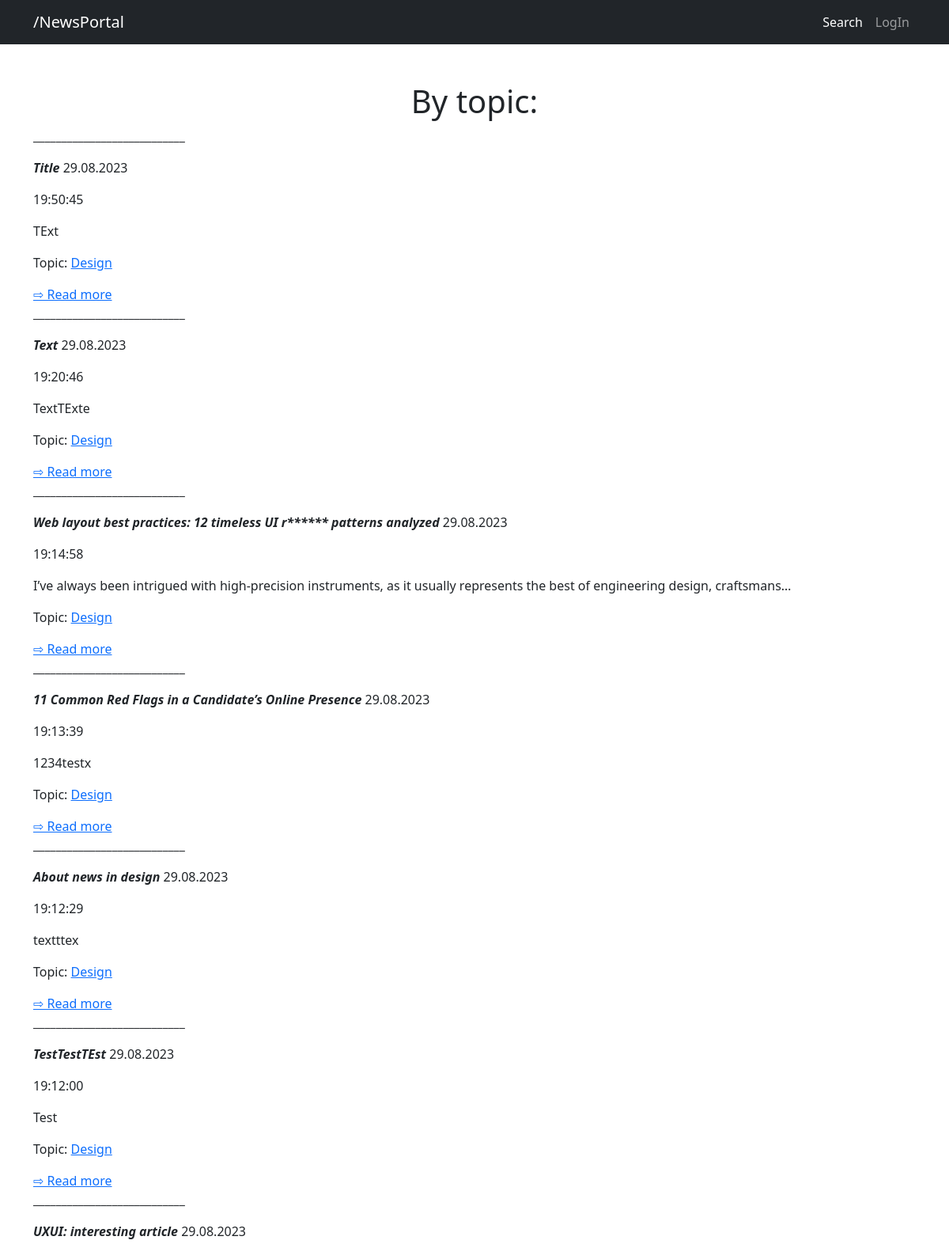
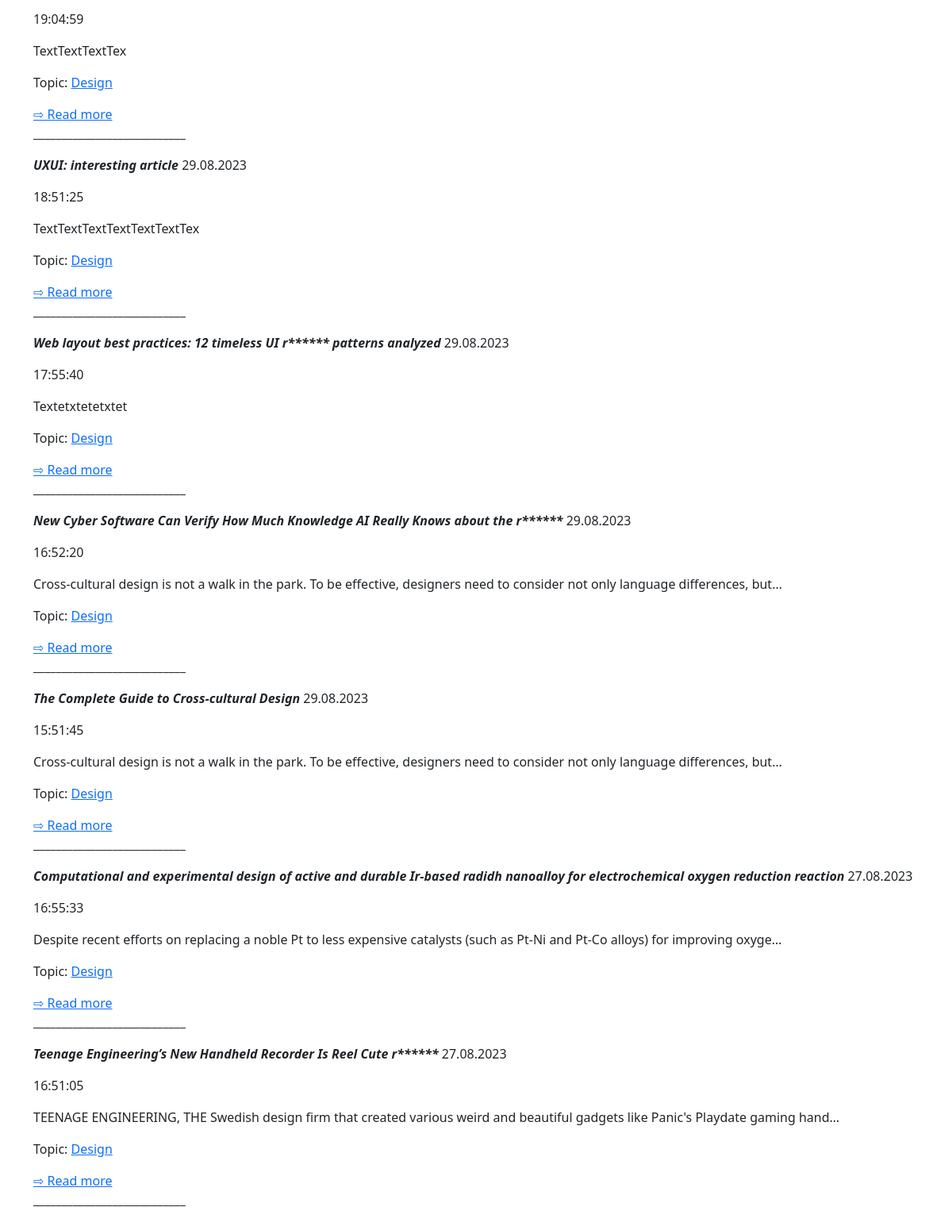
The app's page /news/topics/3 (signed in) with its own data (2 pictures, top to bottom).
### news/models.py (models this page shows, shortened)
class Post(models.Model):
    authorPost = models.ForeignKey(Author, on_delete=models.CASCADE)
    ARTICLE='AT'
    NEWS='NW'
    CATEGORY_CHOICES = (
        (NEWS,'Новость'),
        (ARTICLE,'Статья')
    )
    categoryType = models.CharField(max_length=2, choices=CATEGORY_CHOICES, default=NEWS)
    dateCreation = models.DateTimeField(auto_now_add=True)
    postTopic = models.ForeignKey(Topics, on_delete=models.CASCADE, null=True)
    title = models.CharField(max_length=255)
    text = models.TextField()
    ratingPost = models. IntegerField(default=0)
    slug = models.SlugField(max_length=128, unique=True, db_index=True, verbose_name="ID")
    def get_absolute_url(self):
        return reverse('detail', kwargs={'slug': self.slug})

class Topics(models.Model):
    name = models.CharField(max_length=128, unique=True)
    subs = models.ManyToManyField(User, related_name='subscriptions')

### news/views.py (the view)
# urls.py: path('topics/<int:pk>', TopicsListView.as_view(), name='topics'),
class TopicsListView(ListView):
    template_name = 'topics_list.html'
    model = Post
    context_object_name = 'Topicslist'
    def get_queryset(self):
        self.postTopic = get_object_or_404(Topics, id=self.kwargs['pk'])
        queryset = Post.objects.filter(postTopic=self.postTopic).order_by('-dateCreation')
        return queryset
    def get_context_data(self, **kwargs):
        context = super().get_context_data(**kwargs)
        context['is_not_subscriber'] = self.request.user not in self.postTopic.subs.all()
        context['postTopic'] = self.postTopic
        return context

### news/templatetags/filter.py (called while the page is built)
@register.filter()
def censor(value):
    for i in value.split():
        if i == 'radish':
            value = value.replace(i[1:6], "*" * len(i))
    return value

### news/templates/topics_list.html (shortened to what this page needs)
<!DOCTYPE html>
<html lang="en">
    <head>
        {%  load static %}
        {%  load filter %}
        <link href="{% static 'css/styles.css' %}" rel="stylesheet" />
    </head>
    <body>
        <nav class="navbar navbar-expand-lg navbar-dark bg-dark">
            <div class="container">
                <a class="navbar-brand" href="{% url 'Default' %}">/NewsPortal</a>
                <div class="collapse navbar-collapse" id="navbarSupportedContent">
                    <ul class="navbar-nav ms-auto mb-2 mb-lg-0">
                        <li class="nav-item"><a class="nav-link active" aria-current="page" href="{% url 'search_all_posts' %}">Search</a></li>
                        <li class="nav-item"><a class="nav-link" href='#'>LogIn</a></li>
                    </ul>
                </div>
            </div>
        </nav>
        <div class="container">
            <div>
                <div class="text-center mt-5">
                    <h1>By topic: {{ Topicslist.postTopic.name }}</h1>
                </div>
                {% for n in Topicslist %}
                <p>___________________________</p>
                <p><i><b>{{ n.title|censor }}</b></i> {{ n.dateCreation|date:"d.m.Y" }}</p>
                <p>{{ n.dateCreation|date:"H:i:s" }}</p>
                <p>{{ n.text|truncatechars:128|censor }}</p>
                <p>Topic: <a href="{% url 'topics' n.postTopic.id %}">{{ n.postTopic.name }}</a></p>
                <a href="{{ n.get_absolute_url }}">⇨ Read more</a>
                {% endfor %}
                <p>___________________________</p>
            </div>
        </div>
    </body>
</html>

### records on screen
Post: title|censor "Title", dateCreation "29.08.2023", dateCreation "19:50:45", text|censor "TExt", postTopic.name "Design"
Post: title|censor "Text", dateCreation "29.08.2023", dateCreation "19:20:46", text|censor "TextTExte", postTopic.name "Design"
Post: title|censor "Web layout best practices: 12 timeless UI r****** patterns analyzed", dateCreation "29.08.2023", dateCreation "19:14:58", text|censor "I’ve always been intrigued with high-precision instruments, as it usually represents the best of engineering design, craftsmans…", postTopic.name "Design"
Post: title|censor "11 Common Red Flags in a Candidate’s Online Presence", dateCreation "29.08.2023", dateCreation "19:13:39", text|censor "1234testx", postTopic.name "Design"
Post: title|censor "About news in design", dateCreation "29.08.2023", dateCreation "19:12:29", text|censor "textttex", postTopic.name "Design"
Post: title|censor "TestTestTEst", dateCreation "29.08.2023", dateCreation "19:12:00", text|censor "Test", postTopic.name "Design"
Post: title|censor "UXUI: interesting article", dateCreation "29.08.2023", dateCreation "19:04:59", text|censor "TextTextTextTex", postTopic.name "Design"
Post: title|censor "UXUI: interesting article", dateCreation "29.08.2023", dateCreation "18:51:25", text|censor "TextTextTextTextTextTextTex", postTopic.name "Design"
Post: title|censor "Web layout best practices: 12 timeless UI r****** patterns analyzed", dateCreation "29.08.2023", dateCreation "17:55:40", text|censor "Textetxtetetxtet", postTopic.name "Design"
Post: title|censor "New Cyber Software Can Verify How Much Knowledge AI Really Knows about the r******", dateCreation "29.08.2023", dateCreation "16:52:20", text|censor "Cross-cultural design is not a walk in the park. To be effective, designers need to consider not only language differences, but…", postTopic.name "Design"
Post: title|censor "The Complete Guide to Cross-cultural Design", dateCreation "29.08.2023", dateCreation "15:51:45", text|censor "Cross-cultural design is not a walk in the park. To be effective, designers need to consider not only language differences, but…", postTopic.name "Design"
Post: title|censor "Computational and experimental design of active and durable Ir-based radidh nanoalloy for electrochemical oxygen reduction reaction", dateCreation "27.08.2023", dateCreation "16:55:33", text|censor "Despite recent efforts on replacing a noble Pt to less expensive catalysts (such as Pt-Ni and Pt-Co alloys) for improving oxyge…", postTopic.name "Design"
Post: title|censor "Teenage Engineering’s New Handheld Recorder Is Reel Cute r******", dateCreation "27.08.2023", dateCreation "16:51:05", text|censor "TEENAGE ENGINEERING, THE Swedish design firm that created various weird and beautiful gadgets like Panic's Playdate gaming hand…", postTopic.name "Design"
